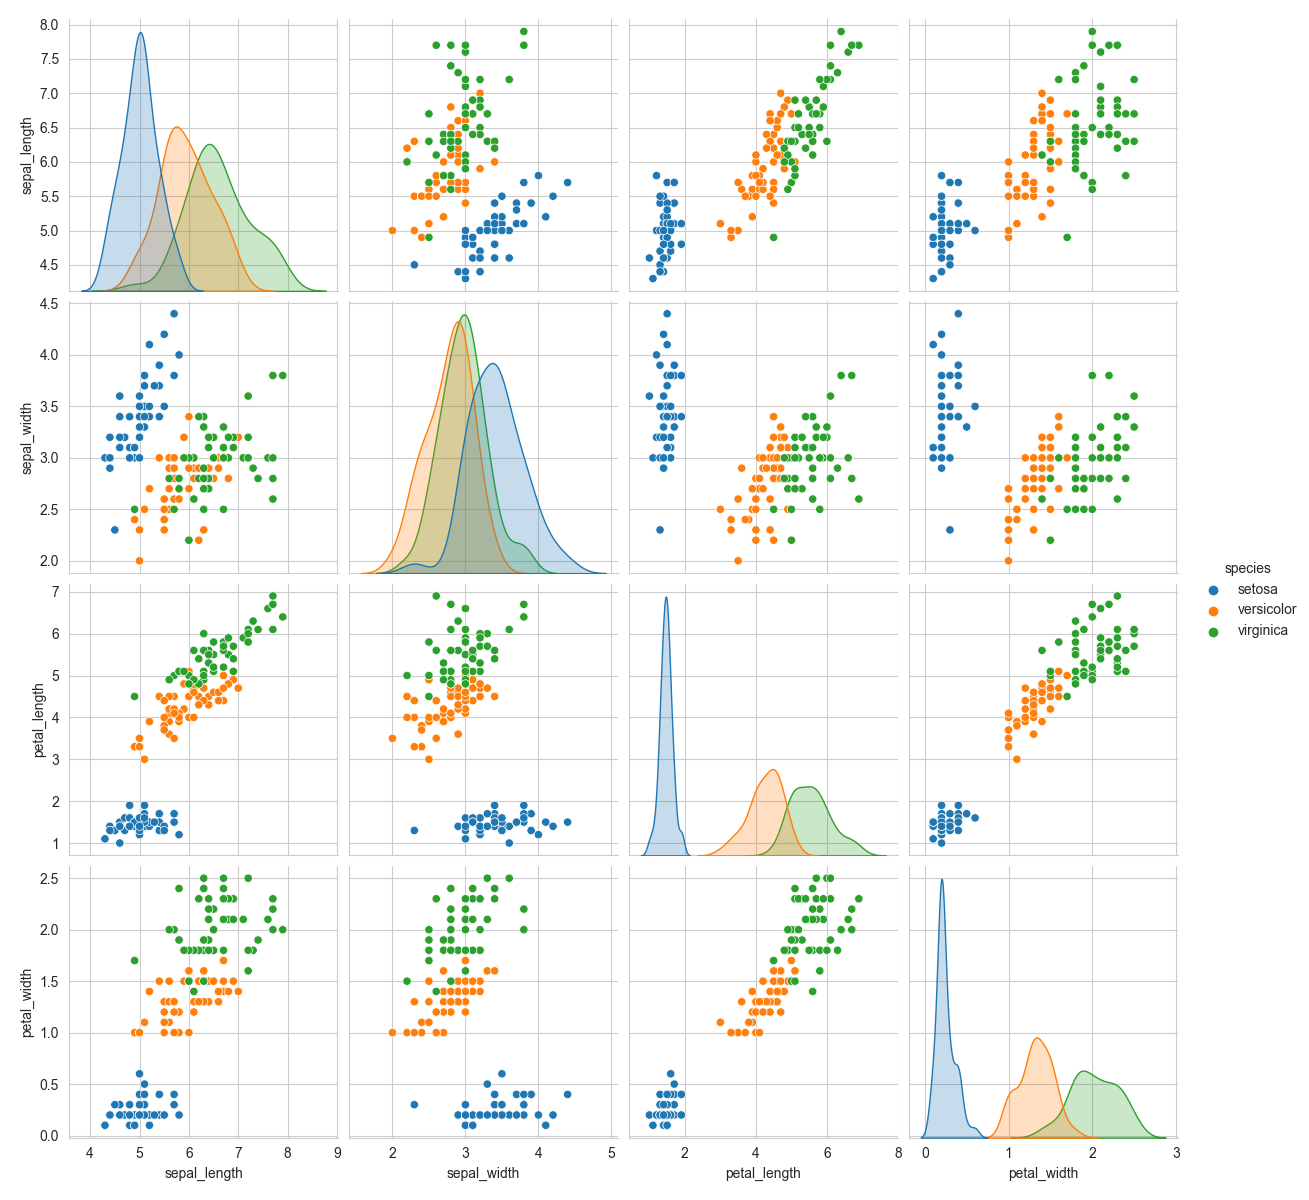

Recreate this plot in Python.
import pandas as pd
import seaborn as sns
import matplotlib.pyplot as plt
import numpy as np

iris = pd.read_csv("iris.csv")

# hack for viz 4-Dim
# pair plot --> pair wise scatter plot

plt.close();
sns.set_style("whitegrid");
sns.pairplot(iris, hue="species", size=3);
plt.savefig('0.6_pair_plot.png')
plt.show()

""" 
Observations

- petal_length and petal_width are the useful features to identify various flower types.
- Setosa can be easily identified (linearly seperable), Virnica and Versicolor have some overlap (almost linearly seperable).
- We can find "lines" and "if-else" conditions to build a simple model to classify the flower types. 

"""

""" Disadvantages:
- used when number of features are high.
- Cannot visualize higher dimensional patterns 3-D and 4-D. 
- Only possible to view 2D patterns. """

# note: the diagnol elements are PDFs for each feature

